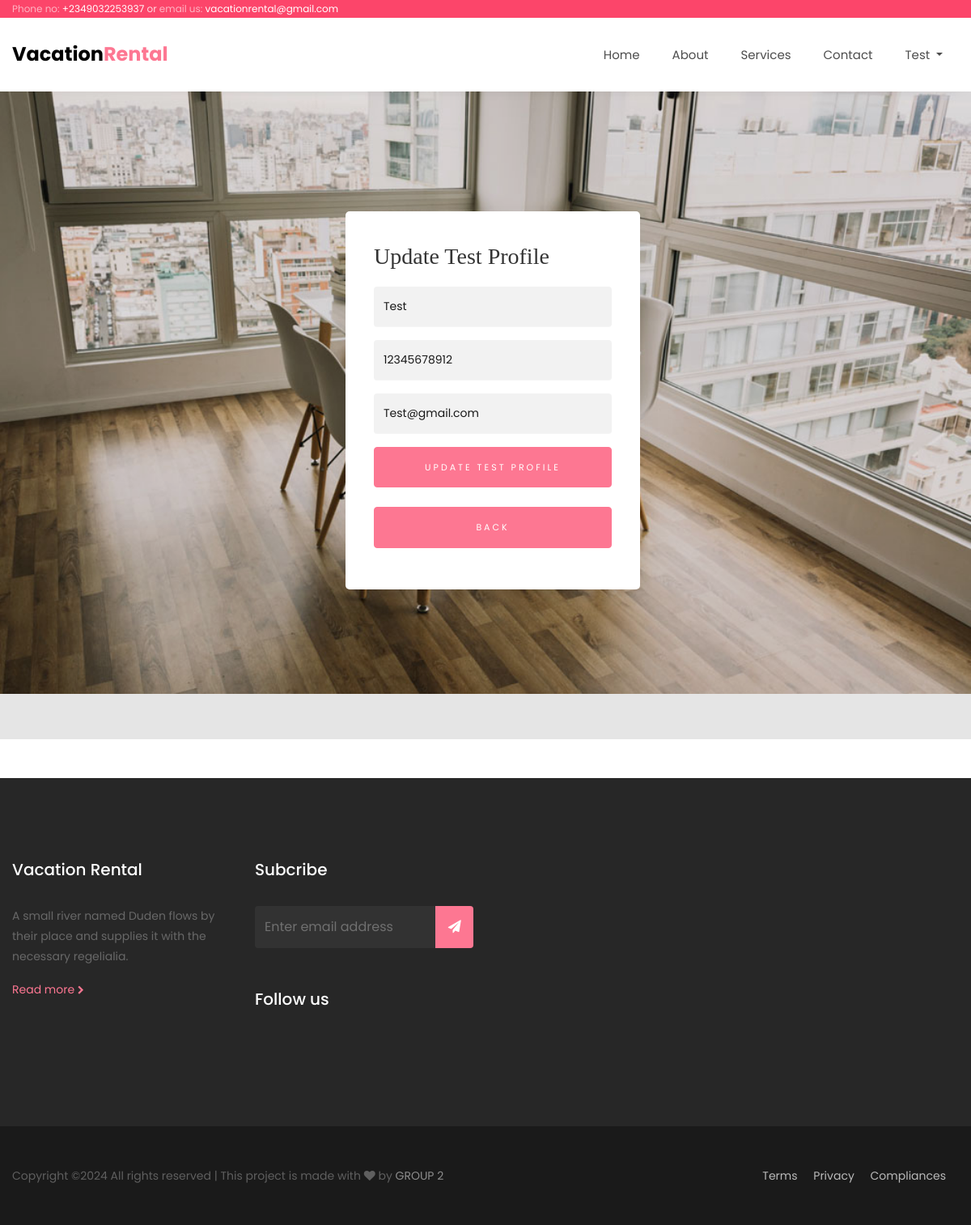
Screenshot of /users/accountsettings.php?id=1 (signed in) with the database file from the repository.
### tables this page shows
CREATE TABLE `users` (
  `id` int(11) NOT NULL,
  `username` varchar(255) NOT NULL,
  `phone` varchar(25) NOT NULL,
  `email` varchar(255) NOT NULL,
  `mypassword` varchar(255) NOT NULL,
  `status` int(11) NOT NULL DEFAULT 1,
  `created_at` timestamp NOT NULL DEFAULT current_timestamp()
);

### users/accountsettings.php (the view, shortened to what this page needs)
<?php require "../includes/header.php" ?>
<?php require "../config/config.php" ?>
<?php
if(isset($_GET['id'])){
    $id = $_GET['id'];
  $user = $conn->query("SELECT * FROM users WHERE id='$id'");
  $user->execute();
  $userSingle = $user->fetch(PDO::FETCH_OBJ);
}
?>
    <div class="hero-wrap js-fullheight" style="background-image: url('<?php echo APPURL; ?>/images/image_2.jpg');" data-stellar-background-ratio="0.5">
      <div class="container">
        <div class="row no-gutters slider-text js-fullheight align-items-center justify-content-start" data-scrollax-parent="true">
        </div>
      </div>
    </div>
    <section class="ftco-section ftco-book ftco-no-pt ftco-no-pb">
    	<div class="container">
	    	<div class="row justify-content-middle" style="margin-left: 397px;">
	    		<div class="col-md-6 mt-5">
						<form action="accountsettings.php?id=<?php echo $id; ?>" method="POST" class="appointment-form" style="margin-top: -700px;">
							<h3 class="mb-3">Update <?php echo $userSingle->username; ?> Profile</h3>
							<div class="row">
								<div class="col-md-12">
									<div class="form-group">
			    					<input type="text" name="username" class="form-control" value="<?php echo $userSingle->username; ?>" placeholder="Username">
			    				</div>
								</div>
                                <div class="col-md-12">
									<div class="form-group">
			    					<input type="tel" name="phone" class="form-control" value="<?php echo $userSingle->phone; ?>" placeholder="Phone Number">
			    				</div>
								</div>
                                <div class="col-md-12">
									<div class="form-group">
			    					<input type="email" name="email" class="form-control" value="<?php echo $userSingle->email; ?>" placeholder="Email">
			    				</div>
								</div>
								<div class="col-md-12">
                                  <div class="form-group">
                                  <input type="submit" name="update" value="Update <?php echo $userSingle->username; ?> Profile" class="btn btn-primary py-3 px-4">
                                  <a  href="accountdetails.php?id=<?php echo $userSingle->id; ?>" class="btn btn-primary py-3 px-4 mt-4 text-center">Back</a>
                                  </div>
								</div>
							</div>
	    			</form>
	    		</div>
	    	</div>
	    </div>
    </section>
<?php require "../includes/footer.php" ?>

### rows the page displays
users: username "Test", phone "12345678912", email "Test@gmail.com", update "Update Test Profile"

### other values shown
$_SESSION['username'] "Test"
